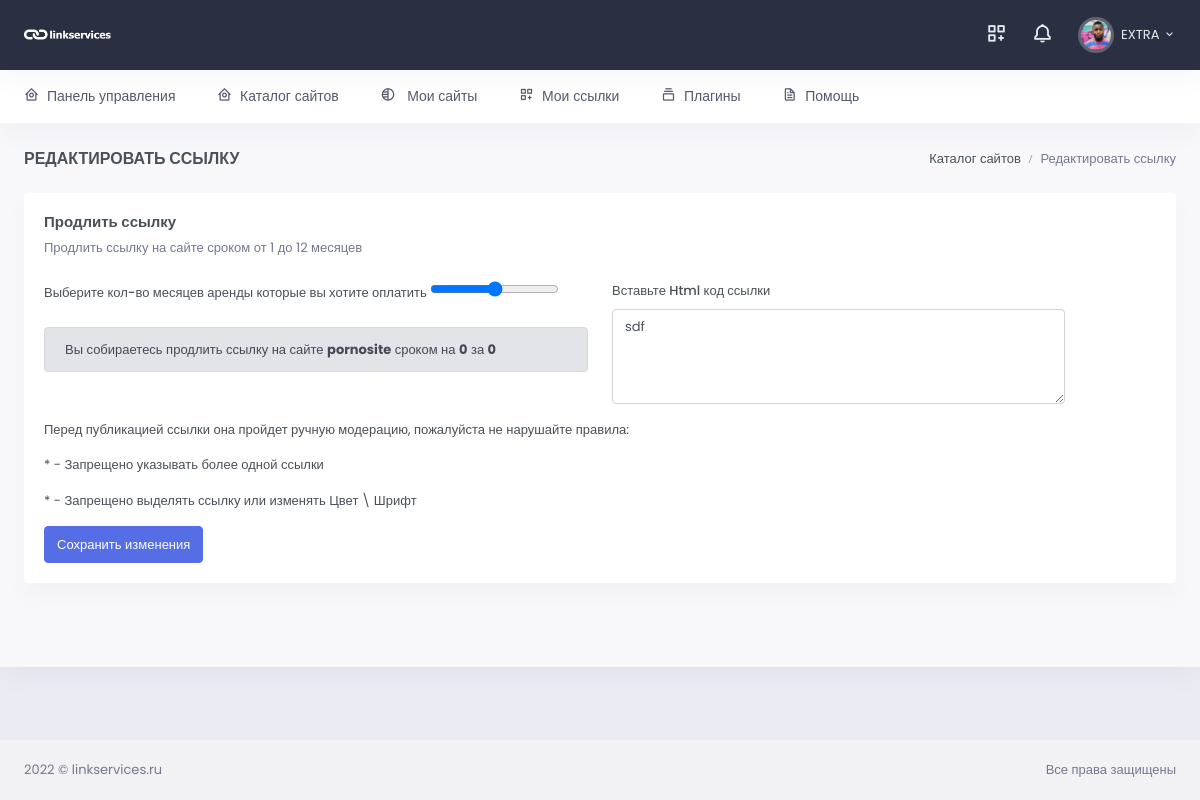
The page /my-links/update_link/90/ (signed in) on the database as committed earlier.
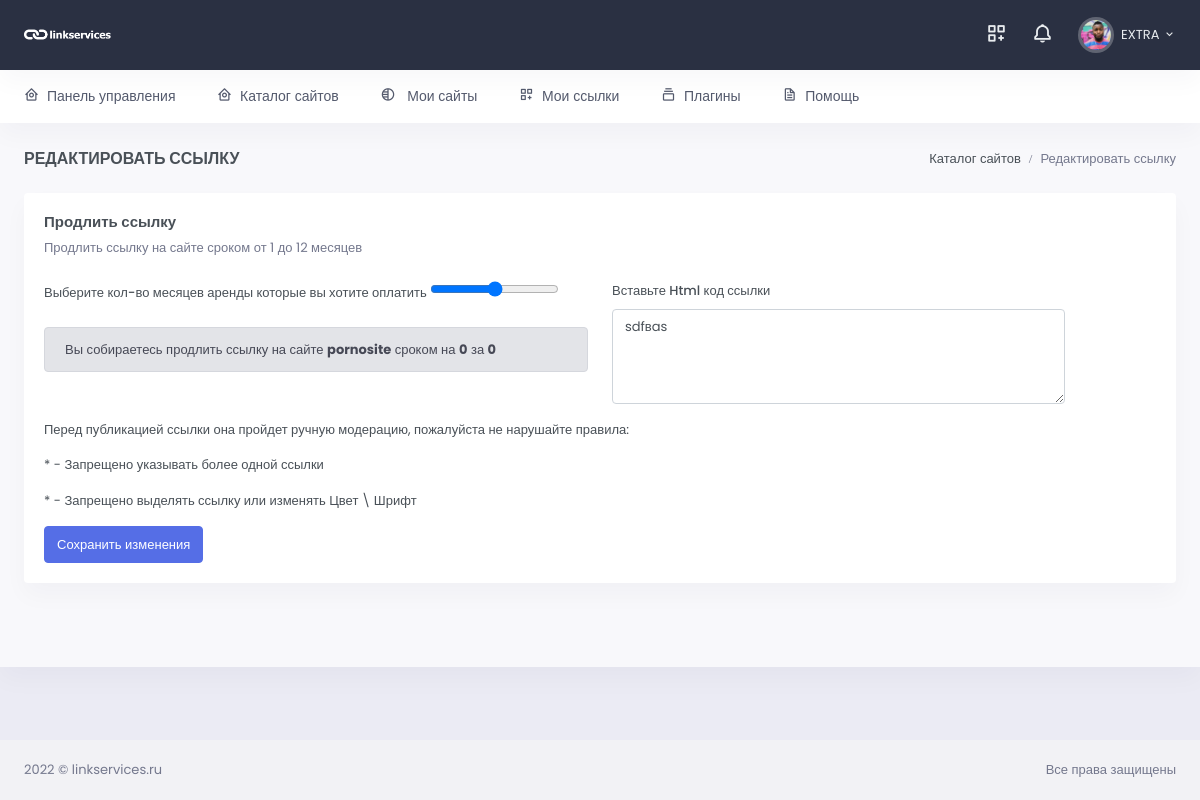
The same page on the database as committed later.
### link_app/models.py (models this page shows, shortened)
class Link(models.Model):
    url = models.ForeignKey(WebSite, on_delete=models.CASCADE, verbose_name='url сайта')
    link = models.TextField(verbose_name="Ссылка")
    status_verify = models.ForeignKey(VerifyStatus, on_delete=models.CASCADE,
                                      verbose_name='Статус проверки', blank=True, null=True)
    moderation = models.ForeignKey(Moderation, on_delete=models.CASCADE,
                                   verbose_name='Статус модерации', blank=True, null=True)
    valid_date = models.DateTimeField(auto_now_add=False, verbose_name='В работе до', blank=True)
    created = models.DateTimeField(auto_now_add=True, verbose_name='Добавлено')
    update = models.DateTimeField(auto_now=True, verbose_name='Изменено')
    user = models.ForeignKey(Profile, related_name='user_link', on_delete=models.CASCADE,
                             max_length=100, blank=True, null=True, verbose_name='email заказчика')
    count_month = models.IntegerField(default=1, verbose_name='Количество месяцев')
    class Meta:
        verbose_name = 'Ссылка'
        verbose_name_plural = 'Ссылки'
        ordering = ('-created',)

### site_app/models.py (models this page shows, shortened)
class WebSite(models.Model):
    url = models.CharField(max_length=255, verbose_name='url сайта')
    user = models.ForeignKey(Profile, related_name='user_website', on_delete=models.CASCADE,
                             max_length=100, blank=True, null=True, verbose_name='email заказчика')
    category = models.ForeignKey(Category, on_delete=models.CASCADE, verbose_name='Тематика')
    price = models.IntegerField(verbose_name='Цена')
    status = models.ForeignKey(Status, verbose_name='Статус', on_delete=models.CASCADE, blank=True, null=True)
    total_link = models.IntegerField(verbose_name='Всего ссылок', blank=True, null=True)
    yandex_x = models.IntegerField(verbose_name='Яндекс Икс', blank=True, null=True)
    yandex_stat = models.CharField(max_length=255, verbose_name='Яндекс статистика')
    increase = models.PositiveIntegerField(verbose_name='Наценка %', default=50, blank=True, null=True)
    password_yandex = models.CharField(max_length=250, verbose_name='Пароль от статистики', blank=True, null=True)
    created = models.DateTimeField(auto_now_add=True, verbose_name='Добавлено')
    update = models.DateTimeField(auto_now=True, verbose_name='Изменено')
    def __str__(self):
        return self.url
    class Meta:
        verbose_name = 'Сайт'
        verbose_name_plural = 'Сайты'
        ordering = ('-created',)
    def get_increase_price(self):
        return int(self.price * (self.increase / 100 + 1))

### link_app/views.py (the view, shortened to what this page needs)
# urls.py: path('update_link/<int:pk>/', UpdateLink.as_view(), name='update-link'),
class UpdateLink(LoginRequiredMixin, UpdateView):
    form_class = AddLinkForm
    model = Link
    template_name = 'link_app/update-link.html'
    success_url = '/my-links/'
    context_object_name = 'link'
    def dispatch(self, request, *args, **kwargs):
        obj = self.get_object()
        if obj.user != self.request.user.profile:
            return redirect(obj)
        return super(UpdateLink, self).dispatch(request, *args, **kwargs)

### link_app/forms.py
class AddLinkForm(forms.ModelForm):
    def __init__(self, *args, **kwargs):
        super().__init__(*args, **kwargs)
        self.fields['link'].widget.attrs.update({'class': 'form-control', 'rows': 4,
                                                 'placeholder': "Вставьте полноценный код "
                                                                "вашей ссылки с анкором или без"})
    class Meta:
        model = Link
        fields = ['url', 'user', 'link', 'count_month']

### link_app/templates/link_app/update-link.html (shortened to what this page needs)
{% extends 'base.html' %}
{% load static %}
{% block content %}
<div id="layout-wrapper">
    <div class="main-content">
        <div class="page-content">
            <div class="container-fluid">
                <div class="row">
                    <div class="col-12">
                        <div class="page-title-box d-sm-flex align-items-center justify-content-between">
                            <h4 class="mb-sm-0 font-size-18">Редактировать ссылку</h4>
                            <div class="page-title-right">
                                <ol class="breadcrumb m-0">
                                    <li class="breadcrumb-item"><a href="{% url 'catalog' %}">Каталог сайтов</a></li>
                                    <li class="breadcrumb-item active">Редактировать ссылку</li>
                                </ol>
                            </div>
                        </div>
                    </div>
                </div>
                <div class="row">
                    <div class="col-12">
                        <div class="card">
                            <div class="card-body">
                                <h4 class="card-title">Продлить ссылку </h4>
                                <p class="card-title-desc">Продлить ссылку на сайте сроком от 1 до 12 месяцев </p>
                                <form method="post" action="">
                                    <div class="row">
                                        <div class="col-sm-6">
                                            <div class="mb-3">
                                                <label class="control-label">Выберите кол-во месяцев аренды которые вы
                                                    хотите оплатить </label>
                                                <input type="range" name="count_month" id="link_term_range">
                                            </div>
                                            <div class="alert alert-secondary" role="alert">
                                                Вы собираетесь продлить ссылку на сайте <b>{{ link.url }}</b> сроком на <b
                                                    id="term_months">0</b> за <b id="term_price">0</b><br>
                                            </div>
                                        </div>
                                        <div class="col-sm-6">
                                            <div class="mb-3">
                                                <div class="col-lg-10">
                                                    <label for="id_link">Вставьте Html код ссылки</label>
                                                    {{ form.link }}
                                                </div>
                                            </div>
                                        </div>
                                    </div>
                                    <div class="mb-3">
                                        <p class="control-label">Перед публикацией ссылки она пройдет ручную модерацию,
                                            пожалуйста не нарушайте правила:</p>
                                        <p class="control-label">* - Запрещено указывать более одной ссылки</p>
                                        <p class="control-label">* - Запрещено выделять ссылку или изменять Цвет \
                                            Шрифт</p>
                                    </div>
                                    <div class="d-flex flex-wrap gap-2">
                                        <button type="submit" class="btn btn-primary waves-effect waves-light">
                                           Сохранить изменения
                                        </button>
                                    </div>
                                </form>
                            </div>
                        </div>
                    </div>
                </div>
            </div>
        </div>
    </div>
</div>
{% endblock %}

Rows that differ between the two databases and show on the page:
changed Link "pornosite": link "sdf" → "sdfвas"
